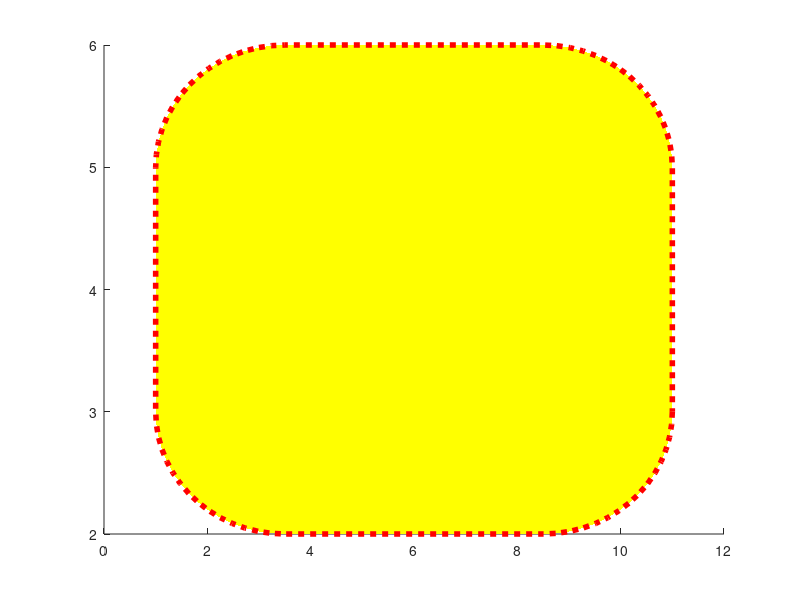

This figure's MATLAB source:
%dreptunghi A(1,2) L=10, l=4, culoare chenar =rosu
%grosime linie = 4, culoare umplere = galben
%chenar linie punctata
%rotunjire colturi = elipsa

rectangle('Position',[1 2 10 4],'EdgeColor', 'r', 'LineWidth',4,...
'FaceColor','y','LineStyle',':','Curvature',[0.5 0.5]);
hold on;